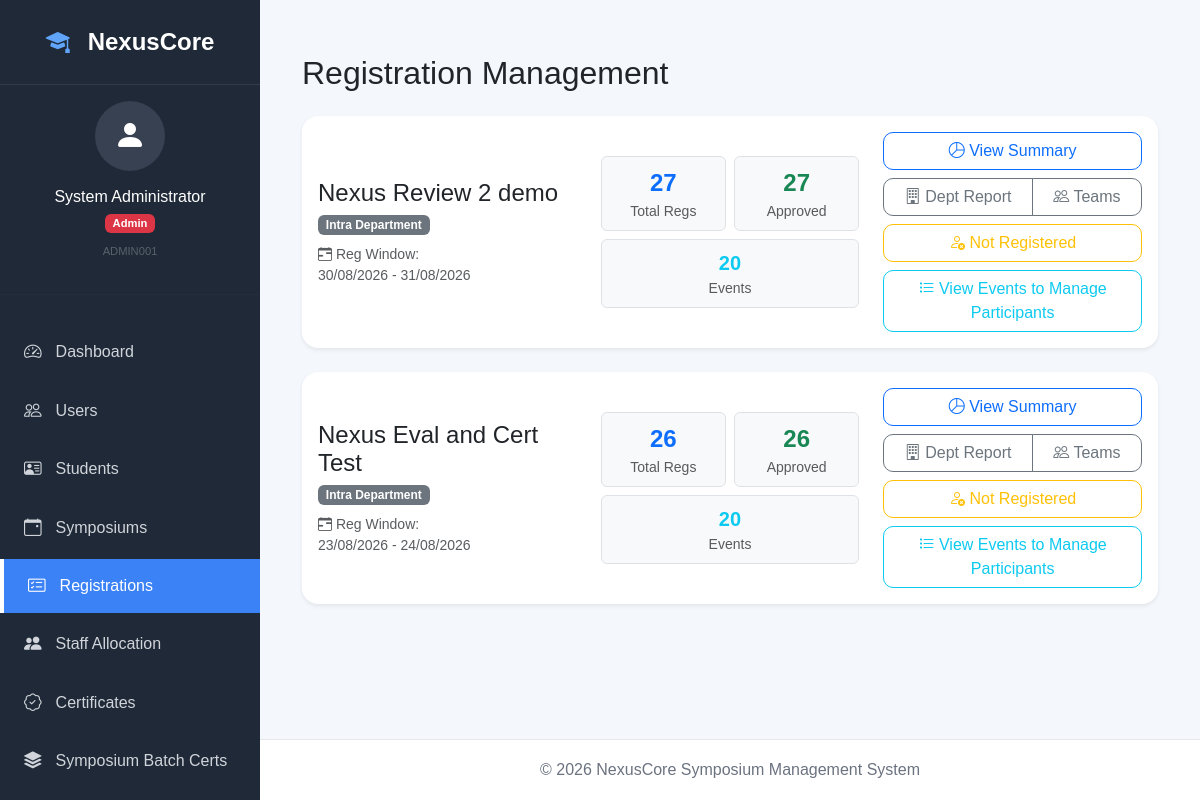
The page /coordinator/registrations (signed in) on the database its author committed.
### tables this page shows
CREATE TABLE `symposiums` (
  `symposium_id` bigint(20) NOT NULL AUTO_INCREMENT,
  `symposium_code` varchar(30) NOT NULL,
  `title` varchar(150) NOT NULL,
  `symposium_type` enum('Intra Department','Inter Department') NOT NULL DEFAULT 'Intra Department',
  `organizing_department_id` int(11) DEFAULT NULL,
  `academic_year` year(4) NOT NULL,
  `description` text DEFAULT NULL,
  `submitted_at` timestamp NULL DEFAULT NULL,
  `submitted_by` bigint(20) DEFAULT NULL,
  `brochure_path` varchar(255) DEFAULT NULL,
  `circular_path` varchar(255) DEFAULT NULL,
  `registration_start` datetime NOT NULL,
  `registration_end` datetime NOT NULL,
  `event_start_date` date NOT NULL,
  `event_end_date` date NOT NULL,
  `status` enum('Draft','Submitted','Pending HOD Approval','Pending Principal Approval','Approved','Scheduling Complete','Registration Open','Registration Closed','Completed','Cancelled','Rejected by HOD','Rejected by Principal') NOT NULL DEFAULT 'Draft',
  `created_by` bigint(20) NOT NULL,
  `created_at` timestamp NOT NULL DEFAULT current_timestamp(),
  `updated_at` timestamp NOT NULL DEFAULT current_timestamp() ON UPDATE current_timestamp(),
  PRIMARY KEY (`symposium_id`),
  KEY `idx_symposium_year` (`academic_year`),
  KEY `idx_symposium_status` (`status`),
  KEY `fk_symposium_created_by` (`created_by`),
  KEY `fk_symposium_department` (`organizing_department_id`),
  KEY `fk_symposium_submitted_by` (`submitted_by`),
  CONSTRAINT `fk_symposium_created_by` FOREIGN KEY (`created_by`) REFERENCES `users` (`user_id`) ON UPDATE CASCADE,
  CONSTRAINT `fk_symposium_department` FOREIGN KEY (`organizing_department_id`) REFERENCES `departments` (`department_id`) ON DELETE SET NULL ON UPDATE CASCADE,
  CONSTRAINT `fk_symposium_submitted_by` FOREIGN KEY (`submitted_by`) REFERENCES `users` (`user_id`) ON DELETE SET NULL
);

### templates/coordinator/registrations/index.php (the view, shortened to what the rows shown need)
<div class="container-fluid py-4">
    <div class="d-flex justify-content-between align-items-center mb-4">
        <h2 class="mb-0">Registration Management</h2>
    </div>
    <?php if (empty($symposiums)): ?>
        <div class="alert alert-info">No symposiums available.</div>
    <?php else: ?>
        <div class="row g-4">
            <?php foreach ($symposiums as $symposium): ?>
                <?php $stat = $stats[$symposium['symposium_id']] ?? ['total' => 0, 'approved' => 0, 'pending' => 0, 'event_count' => 0]; ?>
                <div class="col-12">
                    <div class="card shadow-sm">
                        <div class="card-body">
                            <div class="row align-items-center">
                                <div class="col-md-4 mb-3 mb-md-0">
                                    <h4 class="card-title mb-1"><?= htmlspecialchars($symposium['title'], ENT_QUOTES, 'UTF-8') ?></h4>
                                    <div class="mb-2">
                                        <span class="badge bg-secondary"><?= htmlspecialchars($symposium['symposium_type'], ENT_QUOTES, 'UTF-8') ?></span>
                                    </div>
                                    <div class="text-muted small">
                                        <i class="bi bi-calendar-range"></i> Reg Window: <br>
                                        <?= \App\Helpers\DateHelper::date($symposium['registration_start']) ?> - <?= \App\Helpers\DateHelper::date($symposium['registration_end']) ?>
                                    </div>
                                </div>
                                <div class="col-md-4 mb-3 mb-md-0">
                                    <div class="row text-center g-2">
                                        <div class="col-6">
                                            <div class="border rounded p-2 bg-light">
                                                <div class="fs-4 fw-bold text-primary"><?= (int)$stat['total'] ?></div>
                                                <div class="small text-muted">Total Regs</div>
                                            </div>
                                        </div>
                                        <div class="col-6">
                                            <div class="border rounded p-2 bg-light">
                                                <div class="fs-4 fw-bold text-success"><?= (int)$stat['approved'] ?></div>
                                                <div class="small text-muted">Approved</div>
                                            </div>
                                        </div>
                                        <div class="col-12 mt-2">
                                            <div class="border rounded p-2 bg-light">
                                                <div class="fs-5 fw-bold text-info"><?= (int)$stat['event_count'] ?></div>
                                                <div class="small text-muted">Events</div>
                                            </div>
                                        </div>
                                    </div>
                                </div>
                                <div class="col-md-4">
                                    <div class="d-grid gap-2">
                                        <a href="<?= base_url('/coordinator/registrations/summary?symposium_id=' . $symposium['symposium_id']) ?>" class="btn btn-outline-primary">
                                            <i class="bi bi-pie-chart"></i> View Summary
                                        </a>
                                        <div class="btn-group w-100">
                                            <a href="<?= base_url('/coordinator/registrations/report/department?symposium_id=' . $symposium['symposium_id']) ?>" class="btn btn-outline-secondary">
                                                <i class="bi bi-building"></i> Dept Report
                                            </a>
                                            <a href="<?= base_url('/coordinator/registrations/report/teams?symposium_id=' . $symposium['symposium_id']) ?>" class="btn btn-outline-secondary">
                                                <i class="bi bi-people"></i> Teams
                                            </a>
                                        </div>
                                        <a href="<?= base_url('/coordinator/registrations/not-registered?symposium_id=' . $symposium['symposium_id']) ?>" class="btn btn-outline-warning">
                                            <i class="bi bi-person-x"></i> Not Registered
                                        </a>
                                        <a href="<?= base_url('/coordinator/registrations/summary?symposium_id=' . $symposium['symposium_id']) ?>" class="btn btn-outline-info">
                                            <i class="bi bi-list-task"></i> View Events to Manage Participants
                                        </a>
                                    </div>
                                </div>
                            </div>
                        </div>
                    </div>
                </div>
            <?php endforeach; ?>
        </div>
    <?php endif; ?>
</div>

### rows shown on the page
symposiums: title "Nexus Review 2 demo", symposium_type "Intra Department", registration_start "30/08/2026", registration_end "31/08/2026", total "27", approved "27", symposium_id "20"
symposiums: title "Nexus Eval and Cert Test", symposium_type "Intra Department", registration_start "23/08/2026", registration_end "24/08/2026", total "26", approved "26", event_count "20"

### other values the page prints
$loggedInUser['full_name'] "System Administrator"
$currentRole "Admin"
$loggedInUser['employee_id'] "ADMIN001"
$item['title'] "Dashboard"
$item['title'] "Users"
$item['title'] "Students"
$item['title'] "Symposiums"
$item['title'] "Registrations"
$item['title'] "Staff Allocation"
$item['title'] "Certificates"
$item['title'] "Symposium Batch Certs"
